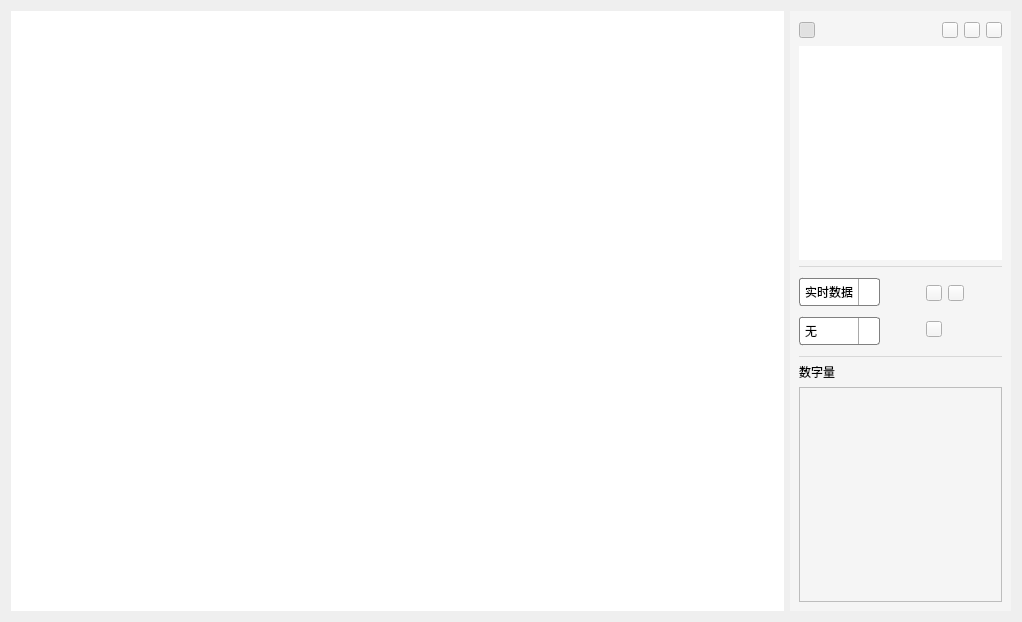
<?xml version="1.0" encoding="UTF-8"?>
<ui version="4.0">
 <class>ChartPanel</class>
 <widget class="QWidget" name="ChartPanel">
  <property name="geometry">
   <rect>
    <x>0</x>
    <y>0</y>
    <width>1022</width>
    <height>622</height>
   </rect>
  </property>
  <property name="windowTitle">
   <string>Form</string>
  </property>
  <property name="styleSheet">
   <string notr="true"/>
  </property>
  <layout class="QHBoxLayout" name="horizontalLayout" stretch="7,2">
   <item>
    <widget class="QChartView" name="m_view">
     <property name="styleSheet">
      <string notr="true"/>
     </property>
     <property name="frameShape">
      <enum>QFrame::NoFrame</enum>
     </property>
     <property name="lineWidth">
      <number>0</number>
     </property>
     <property name="transformationAnchor">
      <enum>QGraphicsView::AnchorViewCenter</enum>
     </property>
    </widget>
   </item>
   <item>
    <widget class="QWidget" name="widget" native="true">
     <property name="styleSheet">
      <string notr="true">background:rgb(245, 245, 245)</string>
     </property>
     <layout class="QVBoxLayout" name="verticalLayout_3">
      <item>
       <layout class="QVBoxLayout" name="verticalLayout">
        <item>
         <layout class="QHBoxLayout" name="horizontalLayout_2">
          <item>
           <widget class="QPushButton" name="pushButton_4">
            <property name="sizePolicy">
             <sizepolicy hsizetype="Maximum" vsizetype="Maximum">
              <horstretch>0</horstretch>
              <verstretch>0</verstretch>
             </sizepolicy>
            </property>
            <property name="maximumSize">
             <size>
              <width>16</width>
              <height>16</height>
             </size>
            </property>
            <property name="toolTip">
             <string/>
            </property>
            <property name="autoFillBackground">
             <bool>false</bool>
            </property>
            <property name="styleSheet">
             <string notr="true">QPushButton{
	border-image:url(:/images/radio_unchecked.png)
}

:checked{
	border-image:url(:/images/radio_checked.png)
}</string>
            </property>
            <property name="text">
             <string/>
            </property>
            <property name="checkable">
             <bool>true</bool>
            </property>
            <property name="checked">
             <bool>true</bool>
            </property>
           </widget>
          </item>
          <item>
           <spacer name="horizontalSpacer_3">
            <property name="orientation">
             <enum>Qt::Horizontal</enum>
            </property>
            <property name="sizeHint" stdset="0">
             <size>
              <width>40</width>
              <height>20</height>
             </size>
            </property>
           </spacer>
          </item>
          <item>
           <widget class="QPushButton" name="m_editBtn">
            <property name="sizePolicy">
             <sizepolicy hsizetype="Maximum" vsizetype="Maximum">
              <horstretch>0</horstretch>
              <verstretch>0</verstretch>
             </sizepolicy>
            </property>
            <property name="maximumSize">
             <size>
              <width>16</width>
              <height>16</height>
             </size>
            </property>
            <property name="toolTip">
             <string/>
            </property>
            <property name="autoFillBackground">
             <bool>false</bool>
            </property>
            <property name="styleSheet">
             <string notr="true">QPushButton{
	border-image:url(:/images/edit.png)
}

QPushButton:checked{
	border-image:url(:/images/edit_checked.png)
}</string>
            </property>
            <property name="text">
             <string/>
            </property>
            <property name="checkable">
             <bool>true</bool>
            </property>
           </widget>
          </item>
          <item>
           <widget class="QPushButton" name="m_addBtn">
            <property name="sizePolicy">
             <sizepolicy hsizetype="Maximum" vsizetype="Maximum">
              <horstretch>0</horstretch>
              <verstretch>0</verstretch>
             </sizepolicy>
            </property>
            <property name="maximumSize">
             <size>
              <width>16</width>
              <height>16</height>
             </size>
            </property>
            <property name="toolTip">
             <string/>
            </property>
            <property name="autoFillBackground">
             <bool>false</bool>
            </property>
            <property name="styleSheet">
             <string notr="true">border-image:url(:/images/add.png);</string>
            </property>
            <property name="text">
             <string/>
            </property>
           </widget>
          </item>
          <item>
           <widget class="QPushButton" name="m_removeBtn">
            <property name="sizePolicy">
             <sizepolicy hsizetype="Maximum" vsizetype="Maximum">
              <horstretch>0</horstretch>
              <verstretch>0</verstretch>
             </sizepolicy>
            </property>
            <property name="maximumSize">
             <size>
              <width>16</width>
              <height>16</height>
             </size>
            </property>
            <property name="toolTip">
             <string/>
            </property>
            <property name="autoFillBackground">
             <bool>false</bool>
            </property>
            <property name="styleSheet">
             <string notr="true">border-image:url(:/images/delete.png)</string>
            </property>
            <property name="text">
             <string/>
            </property>
           </widget>
          </item>
         </layout>
        </item>
        <item>
         <widget class="ChartPanelView" name="m_analogPanelView">
          <property name="styleSheet">
           <string notr="true">QTableView{
	color:rgb(167, 167, 167);
	background-color:rgb(255, 255, 255);
	alternate-background-color:rgb(248, 247, 255);
	border:none;
}

QHeaderView{
	color:rgb(7, 163, 91);
}

QHeaderView::section{
	color:rgb(253, 253, 249);
	background-color:rgb(109, 122, 224);
	border: none;
	min-height:40px;
	font: 10pt bold;
}

QHeaderView::section:first{
	border-top-left-radius:10px;
}
QHeaderView::section:last{
	border-top-right-radius:10px;
}</string>
          </property>
          <property name="showGrid">
           <bool>false</bool>
          </property>
          <property name="gridStyle">
           <enum>Qt::NoPen</enum>
          </property>
          <attribute name="horizontalHeaderVisible">
           <bool>true</bool>
          </attribute>
          <attribute name="horizontalHeaderStretchLastSection">
           <bool>true</bool>
          </attribute>
          <attribute name="verticalHeaderVisible">
           <bool>false</bool>
          </attribute>
         </widget>
        </item>
       </layout>
      </item>
      <item>
       <widget class="QLabel" name="split_top">
        <property name="sizePolicy">
         <sizepolicy hsizetype="Preferred" vsizetype="Maximum">
          <horstretch>0</horstretch>
          <verstretch>0</verstretch>
         </sizepolicy>
        </property>
        <property name="maximumSize">
         <size>
          <width>16777215</width>
          <height>1</height>
         </size>
        </property>
        <property name="styleSheet">
         <string notr="true">background:rgb(216, 216, 216)</string>
        </property>
        <property name="text">
         <string/>
        </property>
       </widget>
      </item>
      <item>
       <layout class="QHBoxLayout" name="horizontalLayout_3">
        <item>
         <layout class="QGridLayout" name="gridLayout">
          <item row="0" column="0">
           <widget class="QComboBox" name="m_dataTypeCombo">
            <property name="toolTip">
             <string>选择数据类型</string>
            </property>
            <property name="statusTip">
             <string/>
            </property>
            <property name="styleSheet">
             <string notr="true">
QComboBox {
    border: 1px solid gray;
    border-radius: 3px;
    padding-top: 5px;
	padding-bottom: 5px;
	padding-left: 5px;
    min-width: 4em;
	margin-top:5px;
}

QComboBox:editable {
    background: white;
}

QComboBox:!editable, QComboBox::drop-down:editable {
     background: white;
}

/* QComboBox gets the &quot;on&quot; state when the popup is open */
QComboBox:!editable:on, QComboBox::drop-down:editable:on {
    background: white;
}

QComboBox:on { /* shift the text when the popup opens */
    padding-top: 3px;
    padding-left: 4px;
}

QComboBox::drop-down {
    subcontrol-origin: padding;
    subcontrol-position: top right;
    width: 20px;

    border-left-width: 1px;
    border-left-color: darkgray;
    border-left-style: solid; /* just a single line */
    border-top-right-radius: 3px; /* same radius as the QComboBox */
    border-bottom-right-radius: 3px;
}

QComboBox::down-arrow {
    image: url(:/images/drop_down.png);
}

QComboBox::down-arrow:on { /* shift the arrow when popup is open */
    top: 1px;
    left: 1px;
}


QComboBox QAbstractItemView
{
     border: 1px solid grey;
}
 
QComboBox QAbstractItemView::item
{
    height: 24px;
	background-color: rgba(248, 247, 255, 125);
}
 
QComboBox QAbstractItemView::item:selected
{	
    background-color: rgba(109, 122, 224, 125);
}</string>
            </property>
            <item>
             <property name="text">
              <string>实时数据</string>
             </property>
            </item>
            <item>
             <property name="text">
              <string>历史数据</string>
             </property>
            </item>
            <item>
             <property name="text">
              <string>ERM数据</string>
             </property>
            </item>
           </widget>
          </item>
          <item row="0" column="1">
           <spacer name="horizontalSpacer">
            <property name="orientation">
             <enum>Qt::Horizontal</enum>
            </property>
            <property name="sizeHint" stdset="0">
             <size>
              <width>40</width>
              <height>20</height>
             </size>
            </property>
           </spacer>
          </item>
          <item row="1" column="0">
           <widget class="QComboBox" name="m_dataFileCombo">
            <property name="toolTip">
             <string>选择数据文件</string>
            </property>
            <property name="styleSheet">
             <string notr="true">
QComboBox {
    border: 1px solid gray;
    border-radius: 3px;
    padding-top: 5px;
	padding-bottom: 5px;
	padding-left: 5px;
    min-width: 4em;
	margin-top:5px;
	margin-bottom:5px;
}

QComboBox:editable {
    background: white;
}

QComboBox:!editable, QComboBox::drop-down:editable {
     background: white;
}

/* QComboBox gets the &quot;on&quot; state when the popup is open */
QComboBox:!editable:on, QComboBox::drop-down:editable:on {
    background: white;
}

QComboBox:on { /* shift the text when the popup opens */
    padding-top: 3px;
    padding-left: 4px;
}

QComboBox::drop-down {
    subcontrol-origin: padding;
    subcontrol-position: top right;
    width: 20px;

    border-left-width: 1px;
    border-left-color: darkgray;
    border-left-style: solid; /* just a single line */
    border-top-right-radius: 3px; /* same radius as the QComboBox */
    border-bottom-right-radius: 3px;
}

QComboBox::down-arrow {
    image: url(:/images/drop_down.png);
}

QComboBox::down-arrow:on { /* shift the arrow when popup is open */
    top: 1px;
    left: 1px;
}


QComboBox QAbstractItemView
{
     border: 1px solid grey;
}
 
QComboBox QAbstractItemView::item
{
    height: 30px;
	background-color: rgba(248, 247, 255, 125);
}
 
QComboBox QAbstractItemView::item:selected
{	
    background-color: rgba(109, 122, 224, 125);
}</string>
            </property>
            <item>
             <property name="text">
              <string>无</string>
             </property>
            </item>
           </widget>
          </item>
          <item row="1" column="1">
           <spacer name="horizontalSpacer_2">
            <property name="orientation">
             <enum>Qt::Horizontal</enum>
            </property>
            <property name="sizeHint" stdset="0">
             <size>
              <width>40</width>
              <height>20</height>
             </size>
            </property>
           </spacer>
          </item>
         </layout>
        </item>
        <item>
         <layout class="QGridLayout" name="gridLayout_2">
          <item row="0" column="0">
           <widget class="QPushButton" name="m_editBtn_2">
            <property name="sizePolicy">
             <sizepolicy hsizetype="Maximum" vsizetype="Maximum">
              <horstretch>0</horstretch>
              <verstretch>0</verstretch>
             </sizepolicy>
            </property>
            <property name="maximumSize">
             <size>
              <width>16</width>
              <height>16</height>
             </size>
            </property>
            <property name="toolTip">
             <string/>
            </property>
            <property name="autoFillBackground">
             <bool>false</bool>
            </property>
            <property name="styleSheet">
             <string notr="true">QPushButton{
	border-image:url(:/images/edit.png)
}

QPushButton:checked{
	border-image:url(:/images/edit_checked.png)
}</string>
            </property>
            <property name="text">
             <string/>
            </property>
            <property name="checkable">
             <bool>true</bool>
            </property>
           </widget>
          </item>
          <item row="0" column="1">
           <widget class="QPushButton" name="m_editBtn_4">
            <property name="sizePolicy">
             <sizepolicy hsizetype="Maximum" vsizetype="Maximum">
              <horstretch>0</horstretch>
              <verstretch>0</verstretch>
             </sizepolicy>
            </property>
            <property name="maximumSize">
             <size>
              <width>16</width>
              <height>16</height>
             </size>
            </property>
            <property name="toolTip">
             <string/>
            </property>
            <property name="autoFillBackground">
             <bool>false</bool>
            </property>
            <property name="styleSheet">
             <string notr="true">QPushButton{
	border-image:url(:/images/edit.png)
}

QPushButton:checked{
	border-image:url(:/images/edit_checked.png)
}</string>
            </property>
            <property name="text">
             <string/>
            </property>
            <property name="checkable">
             <bool>true</bool>
            </property>
           </widget>
          </item>
          <item row="0" column="2">
           <spacer name="horizontalSpacer_4">
            <property name="orientation">
             <enum>Qt::Horizontal</enum>
            </property>
            <property name="sizeHint" stdset="0">
             <size>
              <width>28</width>
              <height>20</height>
             </size>
            </property>
           </spacer>
          </item>
          <item row="1" column="0">
           <widget class="QPushButton" name="m_pauseBtn">
            <property name="sizePolicy">
             <sizepolicy hsizetype="Maximum" vsizetype="Maximum">
              <horstretch>0</horstretch>
              <verstretch>0</verstretch>
             </sizepolicy>
            </property>
            <property name="maximumSize">
             <size>
              <width>16</width>
              <height>16</height>
             </size>
            </property>
            <property name="toolTip">
             <string/>
            </property>
            <property name="autoFillBackground">
             <bool>false</bool>
            </property>
            <property name="styleSheet">
             <string notr="true">QPushButton{
	border-image:url(:/images/edit.png)
}

QPushButton:checked{
	border-image:url(:/images/edit_checked.png)
}</string>
            </property>
            <property name="text">
             <string/>
            </property>
            <property name="checkable">
             <bool>true</bool>
            </property>
           </widget>
          </item>
          <item row="1" column="1" colspan="2">
           <spacer name="horizontalSpacer_5">
            <property name="orientation">
             <enum>Qt::Horizontal</enum>
            </property>
            <property name="sizeHint" stdset="0">
             <size>
              <width>40</width>
              <height>20</height>
             </size>
            </property>
           </spacer>
          </item>
         </layout>
        </item>
       </layout>
      </item>
      <item>
       <widget class="QLabel" name="split_bottom">
        <property name="sizePolicy">
         <sizepolicy hsizetype="Preferred" vsizetype="Maximum">
          <horstretch>0</horstretch>
          <verstretch>0</verstretch>
         </sizepolicy>
        </property>
        <property name="minimumSize">
         <size>
          <width>0</width>
          <height>1</height>
         </size>
        </property>
        <property name="maximumSize">
         <size>
          <width>16777215</width>
          <height>1</height>
         </size>
        </property>
        <property name="styleSheet">
         <string notr="true">background:rgb(216, 216, 216)</string>
        </property>
        <property name="text">
         <string/>
        </property>
       </widget>
      </item>
      <item>
       <layout class="QVBoxLayout" name="verticalLayout_2">
        <item>
         <widget class="QLabel" name="label_4">
          <property name="styleSheet">
           <string notr="true">font: 75 10pt &quot;微软雅黑&quot;;</string>
          </property>
          <property name="text">
           <string>数字量</string>
          </property>
         </widget>
        </item>
        <item>
         <widget class="QTableView" name="tableView_2"/>
        </item>
       </layout>
      </item>
     </layout>
    </widget>
   </item>
  </layout>
 </widget>
 <customwidgets>
  <customwidget>
   <class>QChartView</class>
   <extends>QGraphicsView</extends>
   <header location="global">QtCharts</header>
  </customwidget>
  <customwidget>
   <class>ChartPanelView</class>
   <extends>QTableView</extends>
   <header>chartpanelview.h</header>
  </customwidget>
 </customwidgets>
 <resources/>
 <connections/>
</ui>
